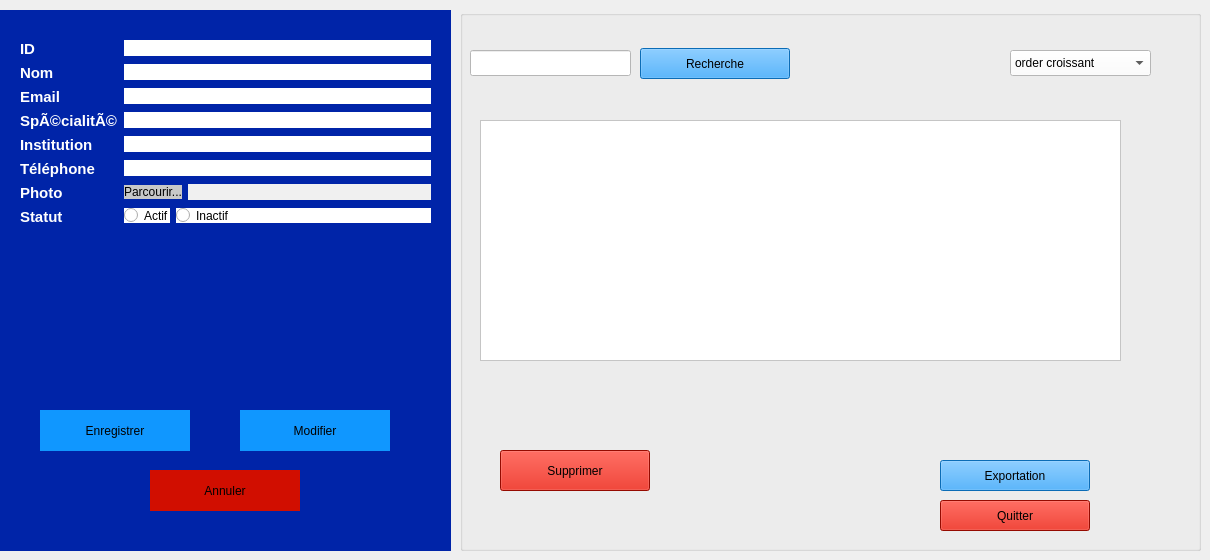
     <widget class="QWidget" name="stackedWidgetPage4">
      <widget class="QGroupBox" name="groupBox_Reviewer_Form">
       <property name="geometry">
        <rect>
         <x>0</x>
         <y>10</y>
         <width>451</width>
         <height>541</height>
        </rect>
       </property>
       <property name="styleSheet">
        <string notr="true">background-color: rgb(0, 36, 168);
border: #A8D3F0;</string>
       </property>
       <property name="title">
        <string/>
       </property>
       <widget class="QWidget" name="formLayoutWidget_Reviewer">
        <property name="geometry">
         <rect>
          <x>20</x>
          <y>30</y>
          <width>411</width>
          <height>300</height>
         </rect>
        </property>
        <layout class="QFormLayout" name="formLayout_Reviewer">
         <item row="0" column="0">
          <widget class="QLabel" name="label_Rev_ID">
           <property name="text">
            <string>&lt;html&gt;&lt;head/&gt;&lt;body&gt;&lt;p&gt;&lt;span style=&quot; font-size:11pt; font-weight:700; color:#ffffff;&quot;&gt;ID&lt;/span&gt;&lt;/p&gt;&lt;/body&gt;&lt;/html&gt;</string>
           </property>
          </widget>
         </item>
         <item row="0" column="1">
          <widget class="QLineEdit" name="idReviewer">
           <property name="styleSheet">
            <string notr="true">background-color: rgb(255, 255, 255);</string>
           </property>
          </widget>
         </item>
         <item row="1" column="0">
          <widget class="QLabel" name="label_Rev_Nom">
           <property name="text">
            <string>&lt;html&gt;&lt;head/&gt;&lt;body&gt;&lt;p&gt;&lt;span style=&quot; font-size:11pt; font-weight:700; color:#ffffff;&quot;&gt;Nom&lt;/span&gt;&lt;/p&gt;&lt;/body&gt;&lt;/html&gt;</string>
           </property>
          </widget>
         </item>
         <item row="1" column="1">
          <widget class="QLineEdit" name="nomReviewer">
           <property name="styleSheet">
            <string notr="true">background-color: rgb(255, 255, 255);</string>
           </property>
          </widget>
         </item>
         <item row="2" column="0">
          <widget class="QLabel" name="label_Rev_Email">
           <property name="text">
            <string>&lt;html&gt;&lt;head/&gt;&lt;body&gt;&lt;p&gt;&lt;span style=&quot; font-size:11pt; font-weight:700; color:#ffffff;&quot;&gt;Email&lt;/span&gt;&lt;/p&gt;&lt;/body&gt;&lt;/html&gt;</string>
           </property>
          </widget>
         </item>
         <item row="2" column="1">
          <widget class="QLineEdit" name="emailReviewer">
           <property name="styleSheet">
            <string notr="true">background-color: rgb(255, 255, 255);</string>
           </property>
          </widget>
         </item>
         <item row="3" column="0">
          <widget class="QLabel" name="label_Rev_Spec">
           <property name="text">
            <string>&lt;html&gt;&lt;head/&gt;&lt;body&gt;&lt;p&gt;&lt;span style=&quot; font-size:11pt; font-weight:700; color:#ffffff;&quot;&gt;SpÃ©cialitÃ©&lt;/span&gt;&lt;/p&gt;&lt;/body&gt;&lt;/html&gt;</string>
           </property>
          </widget>
         </item>
         <item row="3" column="1">
          <widget class="QLineEdit" name="specialiteReviewer">
           <property name="styleSheet">
            <string notr="true">background-color: rgb(255, 255, 255);</string>
           </property>
          </widget>
         </item>
         <item row="4" column="0">
          <widget class="QLabel" name="label_Rev_Inst">
           <property name="text">
            <string>&lt;html&gt;&lt;head/&gt;&lt;body&gt;&lt;p&gt;&lt;span style=&quot; font-size:11pt; font-weight:700; color:#ffffff;&quot;&gt;Institution&lt;/span&gt;&lt;/p&gt;&lt;/body&gt;&lt;/html&gt;</string>
           </property>
          </widget>
         </item>
         <item row="4" column="1">
          <widget class="QLineEdit" name="institutionReviewer">
           <property name="styleSheet">
            <string notr="true">background-color: rgb(255, 255, 255);</string>
           </property>
          </widget>
         </item>
         <item row="5" column="0">
          <widget class="QLabel" name="label_Rev_Phone">
           <property name="text">
            <string>&lt;html&gt;&lt;head/&gt;&lt;body&gt;&lt;p&gt;&lt;span style=&quot; font-size:11pt; font-weight:700; color:#ffffff;&quot;&gt;Téléphone&lt;/span&gt;&lt;/p&gt;&lt;/body&gt;&lt;/html&gt;</string>
           </property>
          </widget>
         </item>
         <item row="5" column="1">
          <widget class="QLineEdit" name="phoneReviewer">
           <property name="styleSheet">
            <string notr="true">background-color: rgb(255, 255, 255);</string>
           </property>
          </widget>
         </item>
         <item row="6" column="0">
          <widget class="QLabel" name="label_Rev_Photo">
           <property name="text">
            <string>&lt;html&gt;&lt;head/&gt;&lt;body&gt;&lt;p&gt;&lt;span style=&quot; font-size:11pt; font-weight:700; color:#ffffff;&quot;&gt;Photo&lt;/span&gt;&lt;/p&gt;&lt;/body&gt;&lt;/html&gt;</string>
           </property>
          </widget>
         </item>
         <item row="6" column="1">
          <layout class="QHBoxLayout" name="horizontalLayout_Photo">
           <item>
            <widget class="QPushButton" name="uploadPhotoBtn">
             <property name="styleSheet">
              <string notr="true">background-color: rgb(200, 200, 200); color: black;</string>
             </property>
             <property name="text">
              <string>Parcourir...</string>
             </property>
            </widget>
           </item>
           <item>
            <widget class="QLineEdit" name="photoPathReviewer">
             <property name="styleSheet">
              <string notr="true">background-color: rgb(240, 240, 240);</string>
             </property>
             <property name="readOnly">
              <bool>true</bool>
             </property>
            </widget>
           </item>
          </layout>
         </item>
         <item row="7" column="0">
          <widget class="QLabel" name="label_Rev_Statut">
           <property name="text">
            <string>&lt;html&gt;&lt;head/&gt;&lt;body&gt;&lt;p&gt;&lt;span style=&quot; font-size:11pt; font-weight:700; color:#ffffff;&quot;&gt;Statut&lt;/span&gt;&lt;/p&gt;&lt;/body&gt;&lt;/html&gt;</string>
           </property>
          </widget>
         </item>
         <item row="7" column="1">
          <layout class="QFormLayout" name="formLayout_Rev_Statut">
           <item row="0" column="0">
            <widget class="QRadioButton" name="actifReviewer">
             <property name="styleSheet">
              <string notr="true">background-color: rgb(255, 255, 255);</string>
             </property>
             <property name="text">
              <string>Actif</string>
             </property>
            </widget>
           </item>
           <item row="0" column="1">
            <widget class="QRadioButton" name="inactifReviewer">
             <property name="styleSheet">
              <string notr="true">background-color: rgb(255, 255, 255);</string>
             </property>
             <property name="text">
              <string>Inactif</string>
             </property>
            </widget>
           </item>
          </layout>
         </item>
        </layout>
       </widget>
       <widget class="QPushButton" name="enregistrerReviewer">
        <property name="geometry">
         <rect>
          <x>40</x>
          <y>400</y>
          <width>150</width>
          <height>41</height>
         </rect>
        </property>
        <property name="styleSheet">
         <string notr="true">background-color: rgb(16, 151, 255);</string>
        </property>
        <property name="text">
         <string>Enregistrer</string>
        </property>
       </widget>
       <widget class="QPushButton" name="modifierReviewer">
        <property name="geometry">
         <rect>
          <x>240</x>
          <y>400</y>
          <width>150</width>
          <height>41</height>
         </rect>
        </property>
        <property name="styleSheet">
         <string notr="true">background-color: rgb(16, 151, 255);</string>
        </property>
        <property name="text">
         <string>Modifier</string>
        </property>
       </widget>
       <widget class="QPushButton" name="annulerReviewer">
        <property name="geometry">
         <rect>
          <x>150</x>
          <y>460</y>
          <width>150</width>
          <height>41</height>
         </rect>
        </property>
        <property name="styleSheet">
         <string notr="true">background-color: rgb(209, 14, 0);</string>
        </property>
        <property name="text">
         <string>Annuler</string>
        </property>
       </widget>
      </widget>
      <widget class="QGroupBox" name="groupBox_Session_List_3">
       <property name="geometry">
        <rect>
         <x>460</x>
         <y>10</y>
         <width>741</width>
         <height>541</height>
        </rect>
       </property>
       <property name="styleSheet">
        <string notr="true">background-color: rgb(0, 36, 168);
border: #A8D3F0;
/* Style pour tous les GroupBox */
QGroupBox {
    border: 2px solid #2c3e50; /* Couleur de la bordure */
    border-radius: 15px;      /* MÃªme arrondi que les boutons */
    margin-top: 20px;         /* Espace pour le titre en haut */
    font-weight: bold;
    color: #2c3e50;
}
/* Style spÃ©cifique pour le titre du GroupBox */
QGroupBox::title {
    subcontrol-origin: margin;
    subcontrol-position: top center; /* Place le titre en haut au centre */
    padding: 0 10px;
}</string>
       </property>
       <property name="title">
        <string/>
       </property>
       <widget class="QLineEdit" name="rechSession_3">
        <property name="geometry">
         <rect>
          <x>10</x>
          <y>40</y>
          <width>161</width>
          <height>26</height>
         </rect>
        </property>
        <property name="styleSheet">
         <string notr="true">background-color: rgb(255, 255, 255);</string>
        </property>
       </widget>
       <widget class="QPushButton" name="rechercheSession_3">
        <property name="geometry">
         <rect>
          <x>180</x>
          <y>38</y>
          <width>150</width>
          <height>31</height>
         </rect>
        </property>
        <property name="styleSheet">
         <string notr="true">background-color: rgb(16, 151, 255);
</string>
        </property>
        <property name="text">
         <string>Recherche</string>
        </property>
       </widget>
       <widget class="QPushButton" name="SuppSession_3">
        <property name="geometry">
         <rect>
          <x>40</x>
          <y>440</y>
          <width>150</width>
          <height>41</height>
         </rect>
        </property>
        <property name="styleSheet">
         <string notr="true">background-color: rgb(209, 14, 0);</string>
        </property>
        <property name="text">
         <string>Supprimer</string>
        </property>
       </widget>
       <widget class="QPushButton" name="quitterSession_3">
        <property name="geometry">
         <rect>
          <x>480</x>
          <y>490</y>
          <width>150</width>
          <height>31</height>
         </rect>
        </property>
        <property name="styleSheet">
         <string notr="true">background-color: rgb(209, 14, 0);
</string>
        </property>
        <property name="text">
         <string>Quitter</string>
        </property>
       </widget>
       <widget class="QPushButton" name="expoSession_3">
        <property name="geometry">
         <rect>
          <x>480</x>
          <y>450</y>
          <width>150</width>
          <height>31</height>
         </rect>
        </property>
        <property name="styleSheet">
         <string notr="true">background-color: rgb(16, 151, 255);
</string>
        </property>
        <property name="text">
         <string>Exportation</string>
        </property>
       </widget>
       <widget class="QComboBox" name="comboBox_7">
        <property name="geometry">
         <rect>
          <x>550</x>
          <y>40</y>
          <width>141</width>
          <height>26</height>
         </rect>
        </property>
        <property name="palette">
         <palette>
          <active>
           <colorrole role="WindowText">
            <brush brushstyle="SolidPattern">
             <color alpha="255">
              <red>0</red>
              <green>0</green>
              <blue>0</blue>
             </color>
            </brush>
           </colorrole>
           <colorrole role="Button">
            <brush brushstyle="SolidPattern">
             <color alpha="255">
              <red>255</red>
              <green>255</green>
              <blue>255</blue>
             </color>
            </brush>
           </colorrole>
           <colorrole role="Light">
            <brush brushstyle="SolidPattern">
             <color alpha="255">
              <red>255</red>
              <green>255</green>
              <blue>255</blue>
             </color>
            </brush>
           </colorrole>
           <colorrole role="Midlight">
            <brush brushstyle="SolidPattern">
             <color alpha="255">
              <red>255</red>
              <green>255</green>
              <blue>255</blue>
             </color>
            </brush>
           </colorrole>
           <colorrole role="Dark">
            <brush brushstyle="SolidPattern">
             <color alpha="255">
              <red>127</red>
              <green>127</green>
              <blue>127</blue>
             </color>
            </brush>
           </colorrole>
           <colorrole role="Mid">
            <brush brushstyle="SolidPattern">
             <color alpha="255">
              <red>170</red>
              <green>170</green>
              <blue>170</blue>
             </color>
            </brush>
           </colorrole>
           <colorrole role="Text">
            <brush brushstyle="SolidPattern">
             <color alpha="255">
              <red>0</red>
              <green>0</green>
              <blue>0</blue>
             </color>
            </brush>
           </colorrole>
           <colorrole role="BrightText">
            <brush brushstyle="SolidPattern">
             <color alpha="255">
              <red>255</red>
              <green>255</green>
              <blue>255</blue>
             </color>
            </brush>
           </colorrole>
           <colorrole role="ButtonText">
            <brush brushstyle="SolidPattern">
             <color alpha="255">
              <red>0</red>
              <green>0</green>
              <blue>0</blue>
             </color>
            </brush>
           </colorrole>
           <colorrole role="Base">
            <brush brushstyle="SolidPattern">
             <color alpha="255">
              <red>255</red>
              <green>255</green>
              <blue>255</blue>
             </color>
            </brush>
           </colorrole>
           <colorrole role="Window">
            <brush brushstyle="SolidPattern">
             <color alpha="255">
              <red>255</red>
              <green>255</green>
              <blue>255</blue>
             </color>
            </brush>
           </colorrole>
           <colorrole role="Shadow">
            <brush brushstyle="SolidPattern">
             <color alpha="255">
              <red>0</red>
              <green>0</green>
              <blue>0</blue>
             </color>
            </brush>
           </colorrole>
           <colorrole role="AlternateBase">
            <brush brushstyle="SolidPattern">
             <color alpha="255">
              <red>255</red>
              <green>255</green>
              <blue>255</blue>
             </color>
            </brush>
           </colorrole>
           <colorrole role="ToolTipBase">
            <brush brushstyle="SolidPattern">
             <color alpha="255">
              <red>255</red>
              <green>255</green>
              <blue>220</blue>
             </color>
            </brush>
           </colorrole>
           <colorrole role="ToolTipText">
            <brush brushstyle="SolidPattern">
             <color alpha="255">
              <red>0</red>
              <green>0</green>
              <blue>0</blue>
             </color>
            </brush>
           </colorrole>
           <colorrole role="PlaceholderText">
            <brush brushstyle="SolidPattern">
             <color alpha="127">
              <red>0</red>
              <green>0</green>
              <blue>0</blue>
             </color>
            </brush>
           </colorrole>
           <colorrole role="Accent">
            <brush brushstyle="SolidPattern">
             <color alpha="255">
              <red>255</red>
              <green>255</green>
              <blue>255</blue>
             </color>
            </brush>
           </colorrole>
          </active>
          <inactive>
           <colorrole role="WindowText">
            <brush brushstyle="SolidPattern">
             <color alpha="255">
              <red>0</red>
              <green>0</green>
              <blue>0</blue>
             </color>
            </brush>
           </colorrole>
           <colorrole role="Button">
            <brush brushstyle="SolidPattern">
             <color alpha="255">
              <red>255</red>
              <green>255</green>
              <blue>255</blue>
             </color>
            </brush>
           </colorrole>
           <colorrole role="Light">
            <brush brushstyle="SolidPattern">
             <color alpha="255">
              <red>255</red>
              <green>255</green>
              <blue>255</blue>
             </color>
            </brush>
           </colorrole>
           <colorrole role="Midlight">
            <brush brushstyle="SolidPattern">
             <color alpha="255">
              <red>255</red>
              <green>255</green>
              <blue>255</blue>
             </color>
            </brush>
           </colorrole>
           <colorrole role="Dark">
            <brush brushstyle="SolidPattern">
             <color alpha="255">
              <red>127</red>
              <green>127</green>
              <blue>127</blue>
             </color>
            </brush>
           </colorrole>
           <colorrole role="Mid">
            <brush brushstyle="SolidPattern">
             <color alpha="255">
              <red>170</red>
              <green>170</green>
              <blue>170</blue>
             </color>
            </brush>
           </colorrole>
           <colorrole role="Text">
            <brush brushstyle="SolidPattern">
             <color alpha="255">
              <red>0</red>
              <green>0</green>
              <blue>0</blue>
             </color>
            </brush>
           </colorrole>
           <colorrole role="BrightText">
            <brush brushstyle="SolidPattern">
             <color alpha="255">
              <red>255</red>
              <green>255</green>
              <blue>255</blue>
             </color>
            </brush>
           </colorrole>
           <colorrole role="ButtonText">
            <brush brushstyle="SolidPattern">
             <color alpha="255">
              <red>0</red>
              <green>0</green>
              <blue>0</blue>
             </color>
            </brush>
           </colorrole>
           <colorrole role="Base">
            <brush brushstyle="SolidPattern">
             <color alpha="255">
              <red>255</red>
              <green>255</green>
              <blue>255</blue>
             </color>
            </brush>
           </colorrole>
           <colorrole role="Window">
            <brush brushstyle="SolidPattern">
             <color alpha="255">
              <red>255</red>
              <green>255</green>
              <blue>255</blue>
             </color>
            </brush>
           </colorrole>
           <colorrole role="Shadow">
            <brush brushstyle="SolidPattern">
             <color alpha="255">
              <red>0</red>
              <green>0</green>
              <blue>0</blue>
             </color>
            </brush>
           </colorrole>
           <colorrole role="AlternateBase">
            <brush brushstyle="SolidPattern">
             <color alpha="255">
              <red>255</red>
              <green>255</green>
              <blue>255</blue>
             </color>
            </brush>
           </colorrole>
           <colorrole role="ToolTipBase">
            <brush brushstyle="SolidPattern">
             <color alpha="255">
              <red>255</red>
              <green>255</green>
              <blue>220</blue>
             </color>
            </brush>
           </colorrole>
           <colorrole role="ToolTipText">
            <brush brushstyle="SolidPattern">
             <color alpha="255">
              <red>0</red>
              <green>0</green>
              <blue>0</blue>
             </color>
            </brush>
           </colorrole>
           <colorrole role="PlaceholderText">
            <brush brushstyle="SolidPattern">
             <color alpha="127">
              <red>0</red>
              <green>0</green>
              <blue>0</blue>
             </color>
            </brush>
           </colorrole>
           <colorrole role="Accent">
            <brush brushstyle="SolidPattern">
             <color alpha="255">
              <red>255</red>
              <green>255</green>
              <blue>255</blue>
             </color>
            </brush>
           </colorrole>
          </inactive>
          <disabled>
           <colorrole role="WindowText">
            <brush brushstyle="SolidPattern">
             <color alpha="255">
              <red>127</red>
              <green>127</green>
              <blue>127</blue>
             </color>
            </brush>
           </colorrole>
           <colorrole role="Button">
            <brush brushstyle="SolidPattern">
             <color alpha="255">
              <red>255</red>
              <green>255</green>
              <blue>255</blue>
             </color>
            </brush>
           </colorrole>
           <colorrole role="Light">
            <brush brushstyle="SolidPattern">
             <color alpha="255">
              <red>255</red>
              <green>255</green>
              <blue>255</blue>
             </color>
            </brush>
           </colorrole>
           <colorrole role="Midlight">
            <brush brushstyle="SolidPattern">
             <color alpha="255">
              <red>255</red>
              <green>255</green>
              <blue>255</blue>
             </color>
            </brush>
           </colorrole>
           <colorrole role="Dark">
            <brush brushstyle="SolidPattern">
             <color alpha="255">
              <red>127</red>
              <green>127</green>
              <blue>127</blue>
             </color>
            </brush>
           </colorrole>
           <colorrole role="Mid">
            <brush brushstyle="SolidPattern">
             <color alpha="255">
              <red>170</red>
              <green>170</green>
              <blue>170</blue>
             </color>
            </brush>
           </colorrole>
           <colorrole role="Text">
            <brush brushstyle="SolidPattern">
             <color alpha="255">
              <red>127</red>
              <green>127</green>
              <blue>127</blue>
             </color>
            </brush>
           </colorrole>
           <colorrole role="BrightText">
            <brush brushstyle="SolidPattern">
             <color alpha="255">
              <red>255</red>
              <green>255</green>
              <blue>255</blue>
             </color>
            </brush>
           </colorrole>
           <colorrole role="ButtonText">
            <brush brushstyle="SolidPattern">
             <color alpha="255">
              <red>127</red>
              <green>127</green>
              <blue>127</blue>
             </color>
            </brush>
           </colorrole>
           <colorrole role="Base">
            <brush brushstyle="SolidPattern">
             <color alpha="255">
              <red>255</red>
              <green>255</green>
              <blue>255</blue>
             </color>
            </brush>
           </colorrole>
           <colorrole role="Window">
            <brush brushstyle="SolidPattern">
             <color alpha="255">
              <red>255</red>
              <green>255</green>
              <blue>255</blue>
             </color>
            </brush>
           </colorrole>
           <colorrole role="Shadow">
            <brush brushstyle="SolidPattern">
             <color alpha="255">
              <red>0</red>
              <green>0</green>
              <blue>0</blue>
             </color>
            </brush>
           </colorrole>
           <colorrole role="AlternateBase">
            <brush brushstyle="SolidPattern">
             <color alpha="255">
              <red>255</red>
              <green>255</green>
              <blue>255</blue>
             </color>
            </brush>
           </colorrole>
           <colorrole role="ToolTipBase">
            <brush brushstyle="SolidPattern">
             <color alpha="255">
              <red>255</red>
              <green>255</green>
              <blue>220</blue>
             </color>
            </brush>
           </colorrole>
           <colorrole role="ToolTipText">
            <brush brushstyle="SolidPattern">
             <color alpha="255">
              <red>0</red>
              <green>0</green>
              <blue>0</blue>
             </color>
            </brush>
           </colorrole>
           <colorrole role="PlaceholderText">
            <brush brushstyle="SolidPattern">
             <color alpha="127">
              <red>127</red>
              <green>127</green>
              <blue>127</blue>
             </color>
            </brush>
           </colorrole>
           <colorrole role="Accent">
            <brush brushstyle="SolidPattern">
             <color alpha="255">
              <red>255</red>
              <green>255</green>
              <blue>255</blue>
             </color>
            </brush>
           </colorrole>
          </disabled>
         </palette>
        </property>
        <property name="styleSheet">
         <string notr="true">background-color: rgb(255, 255, 255);</string>
        </property>
        <item>
         <property name="text">
          <string>order croissant</string>
         </property>
        </item>
        <item>
         <property name="text">
          <string>order decroissant</string>
         </property>
        </item>
       </widget>
       <widget class="QTableWidget" name="tableWidget_7">
        <property name="geometry">
         <rect>
          <x>20</x>
          <y>110</y>
          <width>641</width>
          <height>241</height>
         </rect>
        </property>
        <property name="styleSheet">
         <string notr="true">background-color: rgb(255, 255, 255);</string>
        </property>
       </widget>
      </widget>
     </widget>
